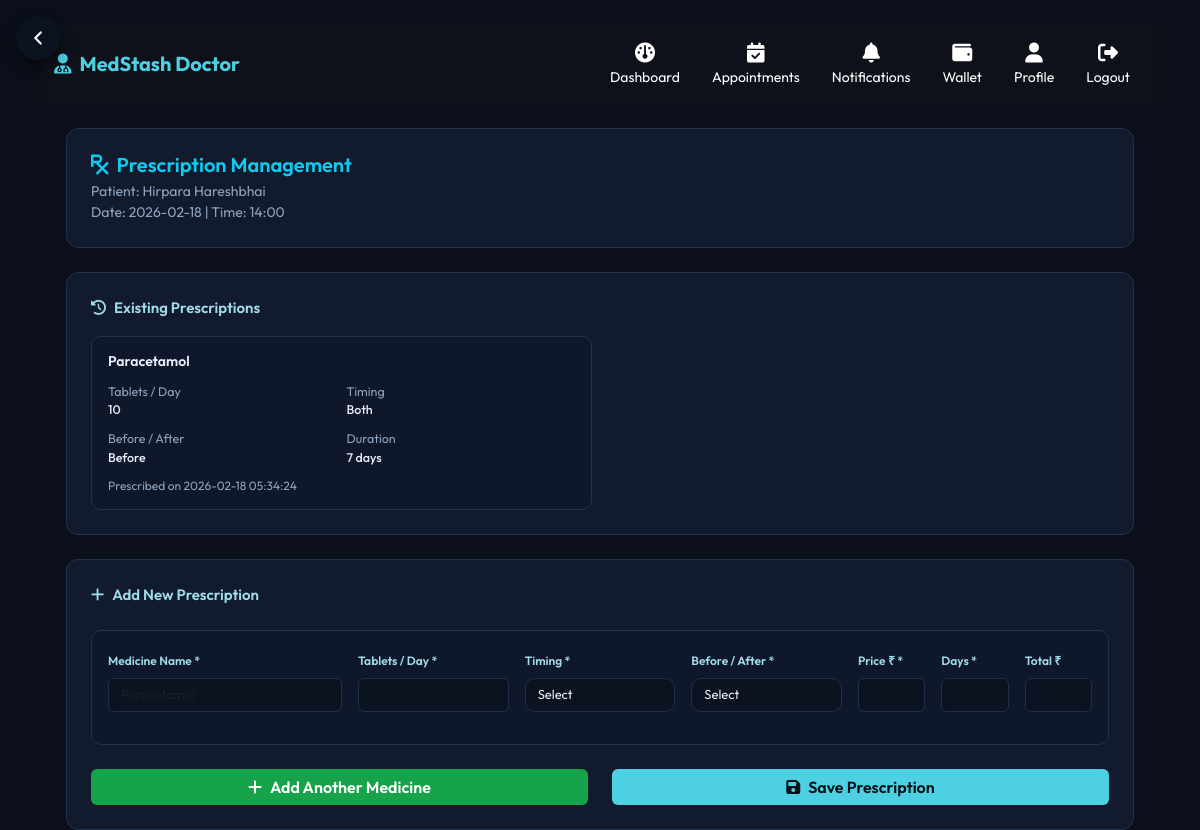
The app's page /prescription/88 (signed in) with its own data.
### tables this page shows
CREATE TABLE users (
                id INTEGER PRIMARY KEY AUTOINCREMENT,
                fname TEXT,
                mname TEXT,
                lname TEXT,
                dob TEXT,
                age INTEGER,
                email TEXT UNIQUE,
                password TEXT,
                role TEXT
            , patient_city TEXT, patient_state TEXT, patient_pincode TEXT, patient_address TEXT, patient_latitude TEXT, patient_longitude TEXT, profile_photo TEXT, profile_percent INTEGER DEFAULT 33, gender TEXT, mobile TEXT);

CREATE TABLE appointments (
            id INTEGER PRIMARY KEY AUTOINCREMENT,
            patient_id INTEGER,
            doctor_id INTEGER,
            date TEXT,
            time TEXT,
            address TEXT,
            status TEXT DEFAULT 'pending',
            created_at DATETIME DEFAULT CURRENT_TIMESTAMP,
            FOREIGN KEY (patient_id) REFERENCES users (id),
            FOREIGN KEY (doctor_id) REFERENCES doctors (id)
        );

CREATE TABLE prescriptions (
            id INTEGER PRIMARY KEY AUTOINCREMENT,
            appointment_id INTEGER,
            medicine_name TEXT,
            tablets INTEGER,
            timing TEXT,  -- morning, night, both
            before_after_eat TEXT,  -- before, after
            created_at DATETIME DEFAULT CURRENT_TIMESTAMP, price REAL DEFAULT 0.0, duration INTEGER, medicine_supplied INTEGER DEFAULT 0, medicine_consumed INTEGER DEFAULT 0,
            FOREIGN KEY (appointment_id) REFERENCES appointments (id)
        );

### app.py (the view)
@app.route("/prescription/<int:appointment_id>")
def prescription_page(appointment_id):
    if "user_id" not in session or session.get("role") != "doctor":
        return redirect("/login")
    conn = get_db()
    appointment = conn.execute("""
        SELECT a.*, u.fname as patient_fname, u.lname as patient_lname,
               u.email as patient_email, u.patient_city, u.patient_state,
               u.patient_address, d.fname as doctor_fname, d.lname as doctor_lname
        FROM appointments a
        JOIN users u ON a.patient_id = u.id
        JOIN doctors d ON a.doctor_id = d.id
        WHERE a.id=? AND a.doctor_id=(SELECT id FROM doctors WHERE user_id=?)
    """, (appointment_id, session["user_id"])).fetchone()
    prescriptions = conn.execute("""
        SELECT * FROM prescriptions
        WHERE appointment_id=?
        ORDER BY created_at ASC
    """, (appointment_id,)).fetchall()
    conn.close()
    if not appointment:
        flash("Appointment not found or access denied.", "danger")
        return redirect("/doctor/appointments")
    return render_template("prescription.html", appointment=dict(appointment), prescriptions=[dict(p) for p in prescriptions])

### app.py (called while the page is built)
def get_db():
    db_manager = DatabaseManager()
    return db_manager.get_connection()

    def get_connection(self):
        conn = sqlite3.connect(self.db_path)
        conn.row_factory = sqlite3.Row
        return conn

### templates/prescription.html (shortened to what this page needs)
{% extends "base.html" %}
{% block content %}
<nav class="navbar navbar-expand-lg navbar-dark" style="background:#0e111a;">
  <div class="container-fluid">
    <a class="navbar-brand d-flex align-items-center fw-bold text-info" href="/doctor/dashboard">
      <i class="fa-solid fa-user-doctor me-2"></i> MedStash Doctor
    </a>
    <div class="collapse navbar-collapse justify-content-end" id="doctorNav">
      <ul class="navbar-nav text-center">
        <li class="nav-item mx-2"><a class="nav-link text-muted" href="/doctor/dashboard"><i class="fa-solid fa-gauge fa-lg"></i><br><small>Dashboard</small></a></li>
        <li class="nav-item mx-2"><a class="nav-link text-muted" href="/doctor/appointments"><i class="fa-solid fa-calendar-check fa-lg"></i><br><small>Appointments</small></a></li>
        <li class="nav-item mx-2"><a class="nav-link text-muted" href="/doctor/notifications"><i class="fa-solid fa-bell fa-lg"></i><br><small>Notifications</small></a></li>
        <li class="nav-item mx-2"><a class="nav-link text-muted" href="/wallet"><i class="fa-solid fa-wallet fa-lg"></i><br><small>Wallet</small></a></li>
        <li class="nav-item mx-2"><a class="nav-link text-muted" href="/doctor/profile"><i class="fa-solid fa-user fa-lg"></i><br><small>Profile</small></a></li>
        <li class="nav-item mx-2"><a class="nav-link text-muted" href="/logout"><i class="fa-solid fa-right-from-bracket fa-lg"></i><br><small>Logout</small></a></li>
      </ul>
    </div>
  </div>
</nav>
<div class="profile-back-btn">
  <a href="javascript:history.back()" title="Back">
    <svg width="22" height="22" viewBox="0 0 24 24" fill="none">
      <path d="M15 18l-6-6 6-6"
            stroke="#ffffff"
            stroke-width="2.4"
            stroke-linecap="round"
            stroke-linejoin="round"/>
    </svg>
  </a>
</div>
<div class="container-fluid mt-4 px-4">
  <div class="card pro-card mb-4 p-4">
    <div class="row align-items-center">
      <div class="col-md-8">
        <h5 class="fw-semibold mb-1 text-info">
          <i class="fa-solid fa-prescription me-2"></i>Prescription Management
        </h5>
        <div class="small text-secondary">
          Patient: {{ appointment.patient_fname }} {{ appointment.patient_lname }}
        </div>
        <div class="small text-secondary">
          Date: {{ appointment.date }} | Time: {{ appointment.time }}
        </div>
      </div>
    </div>
  </div>
  {% if prescriptions %}
  <div class="card pro-card mb-4 p-4">
    <div class="section-title mb-3">
      <i class="fa-solid fa-clock-rotate-left me-2"></i>Existing Prescriptions
    </div>
    <div class="row g-3">
      {% for prescription in prescriptions %}
      <div class="col-lg-6">
        <div class="old-prescription">
          <div class="old-title">
            {{ prescription.medicine_name }}
          </div>
          <div class="old-grid">
            <div>
              <span>Tablets / Day</span>
              <strong>{{ prescription.tablets }}</strong>
            </div>
            <div>
              <span>Timing</span>
              <strong>{{ prescription.timing.title() }}</strong>
            </div>
            <div>
              <span>Before / After</span>
              <strong>{{ prescription.before_after_eat.title() }}</strong>
            </div>
            <div>
              <span>Duration</span>
              <strong>{{ prescription.duration or 'N/A' }} days</strong>
            </div>
          </div>
          <div class="old-date">
            Prescribed on {{ prescription.created_at }}
          </div>
        </div>
      </div>
      {% endfor %}
    </div>
  </div>
  {% endif %}
  <div class="card pro-card p-4">
    <div class="section-title mb-4">
      <i class="fa-solid fa-plus me-2"></i>Add New Prescription
    </div>
    <form id="prescriptionForm">
      <div id="medicinesContainer">
        <div class="medicine-row mb-4">
          <div class="row g-3">
            <div class="col-lg-3 col-md-6">
              <label class="form-label">Medicine Name *</label>
              <input type="text" class="form-control medicine-name"
                     placeholder="Paracetamol"
                     list="medicineList"
                     required onchange="setDefaultPrice(this)"
                     onblur="checkMedicinePrice(this)">
            </div>
            <div class="col-lg-2 col-md-6">
              <label class="form-label">Tablets / Day *</label>
              <input type="number" class="form-control tablets"
                     min="1" max="10"
                     required onchange="calculateTotal(this)">
            </div>
            <div class="col-lg-2 col-md-6">
              <label class="form-label">Timing *</label>
              <select class="form-control timing" required>
                <option value="">Select</option>
              </select>
            </div>
            <div class="col-lg-2 col-md-6">
              <label class="form-label">Before / After *</label>
              <select class="form-control before-after" required>
                <option value="">Select</option>
              </select>
            </div>
            <div class="col-lg-1 col-md-4">
              <label class="form-label">Price ₹ *</label>
              <input type="number" class="form-control price"
                     min="0" step="0.01"
                     required onchange="calculateTotal(this)">
            </div>
            <div class="col-lg-1 col-md-4">
              <label class="form-label">Days *</label>
              <input type="number" class="form-control duration"
                     min="1" max="365"
                     required onchange="calculateTotal(this)">
            </div>
            <div class="col-lg-1 col-md-4">
              <label class="form-label">Total ₹</label>
              <input type="number" class="form-control total" readonly>
            </div>
          </div>
        </div>
      </div>
      <div class="row mt-3">
        <div class="col-md-6 mb-2 mb-md-0">
          <button type="button" class="btn btn-success w-100" onclick="addMedicineRow()">
            <i class="fa-solid fa-plus me-2"></i>Add Another Medicine
          </button>
        </div>
        <div class="col-md-6">
          <button type="button" class="btn btn-info w-100" onclick="savePrescription()">
            <i class="fa-solid fa-floppy-disk me-2"></i>Save Prescription
          </button>
        </div>
      </div>
    </form>
  </div>
</div>
{% endblock %}

### static/css/style.css (style rules this page uses)
body { font-family:'Outfit',sans-serif; background:#0b0f1a; color:#fff; }
input, select { background:#121b2d; color:#fff; border:1px solid #4dd0e1; border-radius:12px; padding:10px; }
input::placeholder { color:#90a4ae; }
.card { background:#121b2d; border-radius:20px; box-shadow:0 15px 30px rgba(0,0,0,0.5); }
@media (min-width: 1200px) { .card { border-radius: 20px; padding: 35px; } }

### templates/base.html (style rules this page uses)
:root { --bg-main: #0b0f1a; --bg-card: #121b2d; --border-soft: #22324a; --text-muted: #9fb3cc; --accent: #4dd0e1; }
* { box-sizing: border-box; }
html, body { max-width: 100%; overflow-x: hidden; }
body { background: #0b0f1a; font-family: 'Outfit', sans-serif; color: #fff; }
.navbar { background: #121b2d; }
.navbar-brand { color: #4dd0e1 !important; font-weight:bold; }
.nav-link { color: #fff !important; }
img, svg, video, canvas { max-width: 100%; height: auto; }
.container, .container-fluid { width: 100%; }

### templates/prescription.html (style rules this page uses)
body { background:#0b0f1a; color:#e6edf6; }
.profile-back-btn { position:fixed; top:16px; left:16px; z-index:10; }
.profile-back-btn a { width:44px; height:44px; border-radius:50%; background:#0b1220; display:flex; align-items:center; justify-content:center; box-shadow:0 6px 14px rgba(0,0,0,.45); transition:.2s; }
.pro-card { background:#121b2d; border:1px solid #22324a; border-radius:12px; box-shadow:none; }
.section-title { font-size:15px; font-weight:600; color:#9fdbea; }
.old-prescription { background:#0f172a; border:1px solid #22324a; border-radius:10px; padding:14px 16px; }
.old-title { font-size:14px; font-weight:600; color:#eaf2ff; margin-bottom:10px; }
.old-grid { display:grid; grid-template-columns:1fr 1fr; gap:10px; font-size:12.5px; }
.old-grid span { display:block; color:#8fa3bf; }
.old-grid strong { color:#e6edf6; font-weight:500; }
.old-date { margin-top:10px; font-size:12px; color:#8fa3bf; }
.medicine-row { background:#0f172a; border:1px solid #22324a; border-radius:10px; padding:16px; }
.form-label { font-size:12px; font-weight:600; color:#9fdbea; }
.form-control { background:#0b1220; border:1px solid #1f2f46; color:#e6edf6; font-size:13px; }
.btn-success { background:#16a34a; border:none; font-weight:600; }
.btn-info { background:#4dd0e1; color:#081018; border:none; font-weight:600; }
.text-secondary { color:#8fa3bf !important; }
select.form-control { background-color:#0b1220; border:1px solid #1f2f46; color:#e6edf6; padding-right:12px; border-radius:10px; transition:all .25s ease; }
select.form-control option { background:#0f172a; color:#e6edf6; }

### records on screen
users: patient_fname "Hirpara", patient_lname "Hareshbhai"
appointments: date "2026-02-18", time "14:00"
prescriptions: medicine_name "Paracetamol", tablets "10", timing "Both", before_after_eat "Before", duration "7", created_at "2026-02-18 05:34:24"
